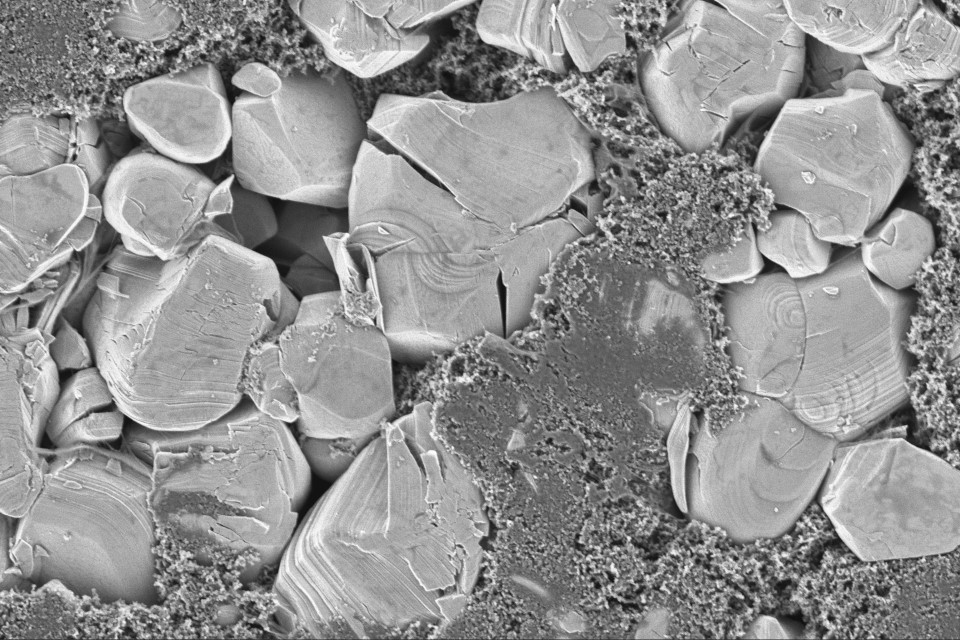
#> input picture UW_SEM_Images_batch_1_no_infobar/8_1_1_lowmass_2.png, 960 x 640 px
$ python show_crop.py
#> lines starting #> are read from the running program, lines starting #| are printed output that depends on the picture
"""Clip and save a crop from an image given a pixel [x0, y0, x1, y1] box.

Use this to visually verify hint box coordinates before filling them into
run_with_hints.py. Boxes are in the same pixel xyxy format that
run_with_hints.py uses, so you can copy a box you scouted here straight into
its positive_boxes / negative_boxes lists.

(SAM 3's geometric prompt API actually takes normalized [cx, cy, w, h], but
both run_with_hints.py and this script convert from pixel xyxy at the
boundary — there's no performance difference, and pixels are what cursor
status bars in image viewers report.)

Usage (edit CONFIG below, then):

    python sam3_single_image/show_crop.py

A `<true|false>_` prefix is added to every filename based on is_crack, so
positive and negative examples never collide and you can spot-check at a
glance which kind a saved hint is.

Outputs (under sam3_single_image/output/<image-stem>/saved_hints/):
    save_as_long_term_hint=True:
        <true|false>_crop_<x0>_<y0>_<x1>_<y1>.png      - the cropped region
        <true|false>_context_<x0>_<y0>_<x1>_<y1>.png   - full image w/ box
        Filenames embed the pixel xyxy so repeated runs accumulate — use this
        once you've found a box worth keeping.
    save_as_long_term_hint=False:
        <true|false>_crop_scratch.png      - overwritten every run
        <true|false>_context_scratch.png   - overwritten every run
        Use this while iterating: leave the files open in a viewer and re-run
        with new box values; the viewer auto-refreshes. The is_crack flag
        gives you separate scratch pairs for positive vs negative examples.
"""

from __future__ import annotations

from pathlib import Path

from PIL import Image, ImageDraw

# ---------------------------------------------------------------------------
# CONFIG -- edit these.
# ---------------------------------------------------------------------------
x_0 = 470
y_0 = 494

ROOT = Path(__file__).resolve().parent.parent


CONFIG = {
    "image_path": ROOT / "UW_SEM_Images_batch_1_no_infobar" / "8_1_1_lowmass_2.png",

    # Pixel [x0, y0, x1, y1] — same format as run_with_hints.py's
    # positive_boxes / negative_boxes. Edit this to the box you want to inspect.

    "box": [x_0, y_0, x_0+35, y_0+100],

    # True  -> this box is a positive crack example (saves filename starts "true_").
    #          Goes into run_with_hints.py's positive_boxes.
    # False -> this box is a negative example: a non-crack lookalike like a
    #          grain boundary or scratch (filename starts "false_"). Goes into
    #          run_with_hints.py's negative_boxes.
    "is_crack": False,

    # True  -> filenames embed the pixel xyxy; runs accumulate. Use when you've
    #          locked in a box worth keeping.
    # False -> overwrite a fixed pair (crop_scratch.png / context_scratch.png).
    #          Use while iterating — leave the two files open in a viewer and
    #          they auto-refresh on each rerun.
    "save_as_long_term_hint": False,

    # Where to write the two output images. "saved_hints" subdir auto-appended
    # under <output_dir>/<image-stem>/, matching the layout of the other scripts.
    "output_dir": Path(__file__).parent / "output",

    # Draw a border on the context image to show the box outline.
    "box_color": (60, 220, 90),
    "box_line_width": 2,
}
# ---------------------------------------------------------------------------


def clamp_pixel_xyxy(
    box: list[float], img_w: int, img_h: int,
) -> tuple[int, int, int, int]:
    x0, y0, x1, y1 = [int(round(v)) for v in box]
    x0 = max(0, x0)
    y0 = max(0, y0)
    x1 = min(img_w - 1, x1)
    y1 = min(img_h - 1, y1)
    return x0, y0, x1, y1


def main() -> int:
    cfg = CONFIG
    image_path: Path = cfg["image_path"]
    box: list[float] = cfg["box"]
    out_dir: Path = cfg["output_dir"] / image_path.stem / "saved_hints"
    out_dir.mkdir(parents=True, exist_ok=True)

    pil = Image.open(image_path).convert("RGB")
    W, H = pil.size
#> W = 960; H = 640
    print(f"image:  {image_path}  size=({W}w x {H}h)")
#| image:  UW_SEM_Images_batch_1_no_infobar/8_1_1_lowmass_2.png  size=(960w x 640h)
    print(f"output: {out_dir}")

    x0, y0, x1, y1 = clamp_pixel_xyxy(box, W, H)
#> x0 = 470; y0 = 494; x1 = 505; y1 = 594
    print(f"box (pixel xyxy): [{x0}, {y0}, {x1}, {y1}]")
#| box (pixel xyxy): [470, 494, 505, 594]
    print(f"crop size: {x1 - x0}w x {y1 - y0}h px")
#| crop size: 35w x 100h px

    if x1 <= x0 or y1 <= y0:
        print("ERROR: box is zero-area after clamping — check your x0/y0/x1/y1 values.")
        return 1

    label = "true" if cfg["is_crack"] else "false"
    if cfg["save_as_long_term_hint"]:
        suffix = f"{x0}_{y0}_{x1}_{y1}"
        crop_name = f"{label}_crop_{suffix}.png"
        ctx_name = f"{label}_context_{suffix}.png"
    else:
        crop_name = f"{label}_crop_scratch.png"
        ctx_name = f"{label}_context_scratch.png"

    # Crop
    crop = pil.crop((x0, y0, x1, y1))
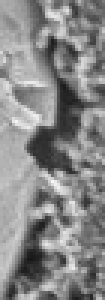
#> crop: PIL image 35x100 RGB (shown 3 times larger); min 23, max 246, mean 135.4
    crop_path = out_dir / crop_name
    crop.save(crop_path)
    print(f"\ncrop saved:    {crop_path}")

    # Context: full image with box drawn
    ctx = pil.copy()
    draw = ImageDraw.Draw(ctx)
    draw.rectangle(
        [x0, y0, x1, y1],
        outline=cfg["box_color"],
        width=cfg["box_line_width"],
    )
    ctx_path = out_dir / ctx_name
    ctx.save(ctx_path)
    print(f"context saved: {ctx_path}")

    # Also print the pixel xyxy ready to paste into run_with_hints.py
    target = "positive_boxes" if cfg["is_crack"] else "negative_boxes"
    print(f"\nTo use as a hint in run_with_hints.py:")
    print(f'    "{target}": [ [{x0}, {y0}, {x1}, {y1}], ],')
#|     "negative_boxes": [ [470, 494, 505, 594], ],
    return 0


if __name__ == "__main__":
    raise SystemExit(main())
#> (the program exits here)

$ run again, with UW_SEM_Images_batch_1_no_infobar/8_1_1_lowmass_1.png copied over UW_SEM_Images_batch_1_no_infobar/8_1_1_lowmass_2.png
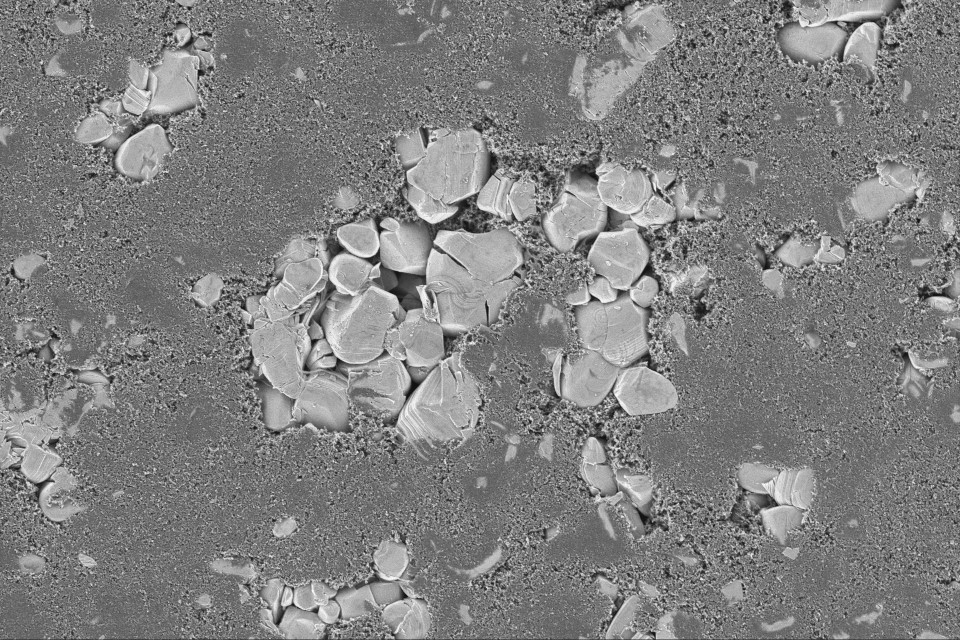
#> input picture UW_SEM_Images_batch_1_no_infobar/8_1_1_lowmass_1.png, 960 x 640 px
#| image:  UW_SEM_Images_batch_1_no_infobar/8_1_1_lowmass_2.png  size=(960w x 640h)
#| box (pixel xyxy): [470, 494, 505, 594]
#| crop size: 35w x 100h px
#> in main, `crop = pil.crop((x0, y0, x1, y1))`:
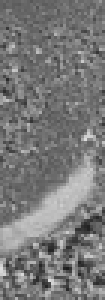
#> crop: PIL image 35x100 RGB (shown 3 times larger); min 28, max 221, mean 121.2
#|     "negative_boxes": [ [470, 494, 505, 594], ],

$ run again, with UW_SEM_Images_batch_1_no_infobar/8_1_1_lowmass_3.png copied over UW_SEM_Images_batch_1_no_infobar/8_1_1_lowmass_2.png
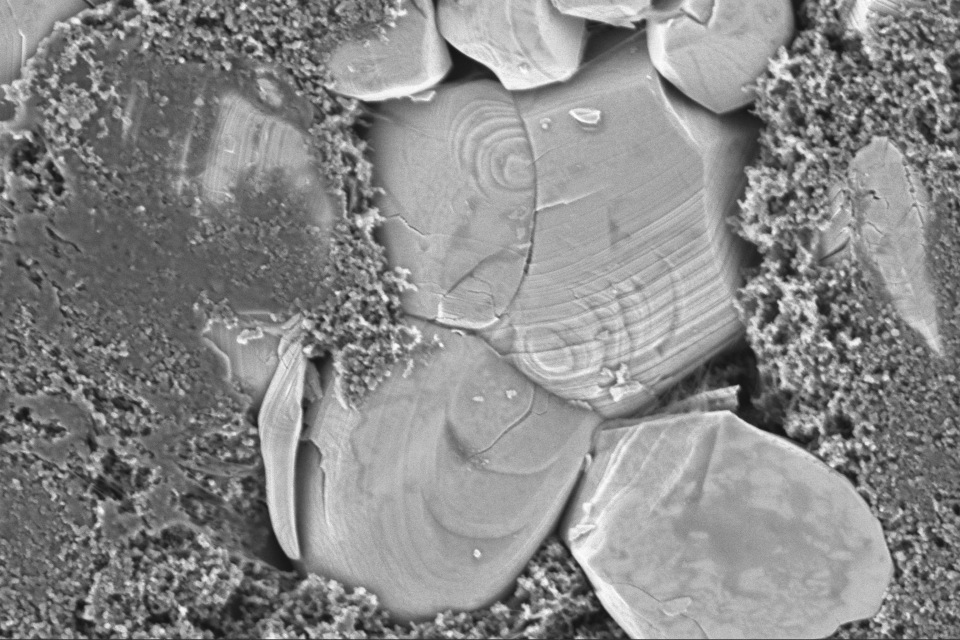
#> input picture UW_SEM_Images_batch_1_no_infobar/8_1_1_lowmass_3.png, 960 x 640 px
#| image:  UW_SEM_Images_batch_1_no_infobar/8_1_1_lowmass_2.png  size=(960w x 640h)
#| box (pixel xyxy): [470, 494, 505, 594]
#| crop size: 35w x 100h px
#> in main, `crop = pil.crop((x0, y0, x1, y1))`:
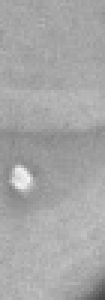
#> crop: PIL image 35x100 RGB (shown 3 times larger); min 73, max 243, mean 166.3
#|     "negative_boxes": [ [470, 494, 505, 594], ],

$ run again, with UW_SEM_Images_batch_1_no_infobar/96_2_2_highmass_1.png copied over UW_SEM_Images_batch_1_no_infobar/8_1_1_lowmass_2.png
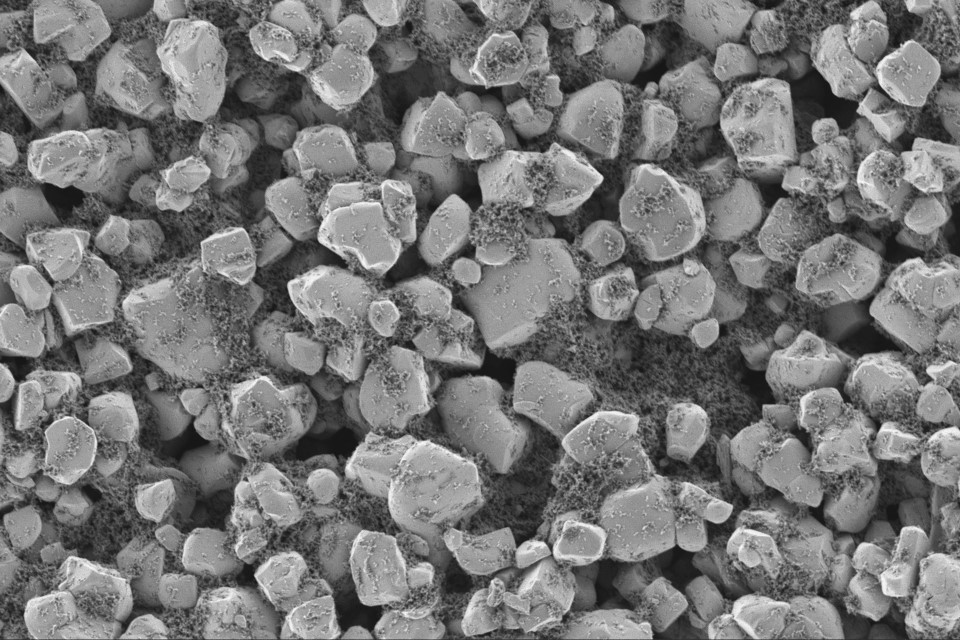
#> input picture UW_SEM_Images_batch_1_no_infobar/96_2_2_highmass_1.png, 960 x 640 px
#| image:  UW_SEM_Images_batch_1_no_infobar/8_1_1_lowmass_2.png  size=(960w x 640h)
#| box (pixel xyxy): [470, 494, 505, 594]
#| crop size: 35w x 100h px
#> in main, `crop = pil.crop((x0, y0, x1, y1))`:
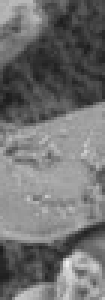
#> crop: PIL image 35x100 RGB (shown 3 times larger); min 27, max 239, mean 113
#|     "negative_boxes": [ [470, 494, 505, 594], ],
